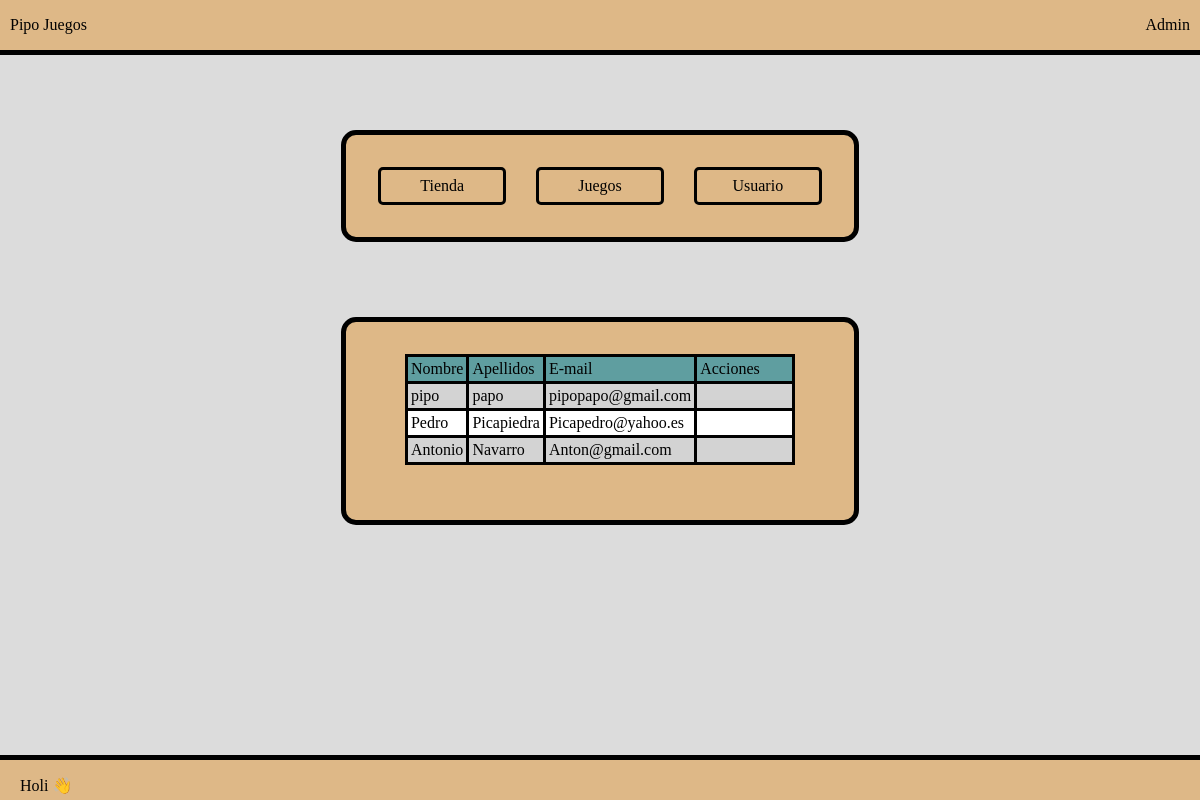
Page /Administracion/admin.php?tabla=2 on the committed database.
### tables this page shows
create table usuario(
	id int not null auto_increment,
    nombre varchar(45) not null,
    apellidos Varchar(80),
    email varchar(50) not null,
    id_rol int (2) not null,
    PRIMARY KEY (id)
);

### database.php (the view, shortened to what this page needs)
<?php
   class database{
      public static function conectar(){
         $driver = "mysql";
         $host = 'localhost';
         $port = '3306';
         $bd = 'PFC';
         $user = 'root';
         $password = "";
         $dsn="$driver:dbname=$bd;host=$host;port=$port";
         try{
            $gbd= new PDO($dsn,$user,$password);
         }catch(PDOException $e){
            echo 'Conexión fallida';
         }
         return $gbd;
      }
      public function getDatos($tabla){
         switch ($tabla) {
            case 2:
               self::getUsuarios($tabla);
                break;
        }
      }
      public function getUsuarios($tabla){
         $sql = "SELECT * FROM usuario";
         $res = self::conectar()->query($sql);
         echo '<thead>';
         echo '<tr class="cabecerat">';
         echo '<td>Nombre</td>';
         echo '<td>Apellidos</td>';
         echo '<td>E-mail</td>';
         echo '<td>Acciones</td>';
         echo '<tbody>';
         foreach($res as $row){
             echo '<tr>';
             echo '<td>'.$row['nombre'].'</td>';
             echo '<td>'.$row['apellidos'].'</td>';
             echo '<td>'.$row['email'].'</td>';
             echo '<td>
             <a href="./mod.php?tabla='.$tabla.'&id='.$row['id'].'"><i class="fas fa-pen"></i></a>
             <a href="./delete.php?tabla='.$tabla.'&id='.$row['id'].'"><i class="fas fa-trash"></i></a>';
         }
         return $res;
      }
   }
?>

### Administracion/adminStyle.css (style rules this page uses)
html, body { margin: 0; min-height: 100vh; background-color: gainsboro; align-items: center; }
i { margin-left: 10px; }
a { text-decoration: none; width: 100%; }
a:link { color: black; text-decoration: none; }
.cabecerat { background-color: cadetblue; }
table,td { border-color: black; border-style: solid; border-collapse: collapse; }
tr { background-color:burlywood }
tbody tr:nth-child(even) { background-color: white; }
tbody tr:nth-child(odd) { background-color:lightgray; }
i { margin-right: 20px; }
td { padding: 3px; }

### rows in the picture
usuario: nombre "pipo", apellidos "papo", email "pipopapo@gmail.com"
usuario: nombre "Pedro", apellidos "Picapiedra", email "Picapedro@yahoo.es"
usuario: nombre "Antonio", apellidos "Navarro", email "Anton@gmail.com"
